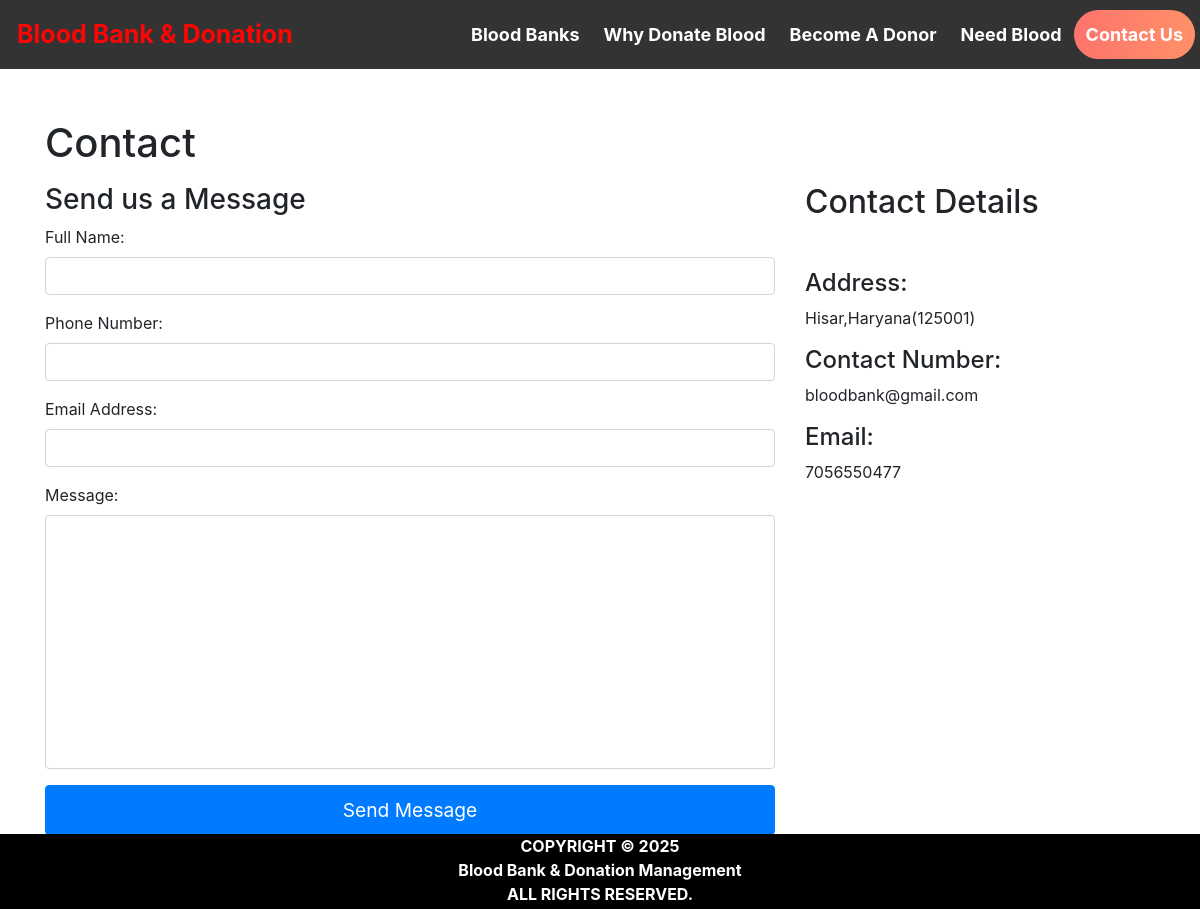
Page /contact_us.php on the committed database.
### tables this page shows
create table contact_info(
contact_id int auto_increment Not Null,
contact_address varchar(100) NOT NULL,
contact_mail varchar(50) NOT NULL,
contact_phone varchar(100) NOT NULL,
primary key(contact_id)
);

### contact_us.php (the view, shortened to what this page needs)
<!DOCTYPE html>
<html>
<head>
  <link rel="stylesheet" href="https://maxcdn.bootstrapcdn.com/bootstrap/4.5.2/css/bootstrap.min.css">
  <link rel="stylesheet" href="https://cdn.jsdelivr.net/npm/aos@2.3.4/dist/aos.css">
</head>
<body>
  <?php
    include 'head.php';
  ?>
  <div id="page-container" style="margin-top:50px; position: relative; min-height: 84vh;">
    <div class="container">
      <div id="content-wrap" style="padding-bottom:50px;">
        <h1 class="mt-4 mb-3" data-aos="fade-down">Contact</h1>
        <div class="row">
          <div class="col-lg-8 mb-4" data-aos="fade-right">
            <h3>Send us a Message</h3>
            <form name="sentMessage" method="post">
              <div class="control-group form-group" data-aos="fade-up" data-aos-delay="100">
                <div class="controls">
                  <label>Full Name:</label>
                  <input type="text" class="form-control" id="name" name="fullname" required>
                </div>
              </div>
              <div class="control-group form-group" data-aos="fade-up" data-aos-delay="150">
                <div class="controls">
                  <label>Phone Number:</label>
                  <input type="tel" class="form-control" id="phone" name="contactno" required>
                </div>
              </div>
              <div class="control-group form-group" data-aos="fade-up" data-aos-delay="200">
                <div class="controls">
                  <label>Email Address:</label>
                  <input type="email" class="form-control" id="email" name="email" required>
                </div>
              </div>
              <div class="control-group form-group" data-aos="fade-up" data-aos-delay="250">
                <div class="controls">
                  <label>Message:</label>
                  <textarea rows="10" cols="100" class="form-control" id="message" name="message" required maxlength="999" style="resize:none"></textarea>
                </div>
              </div>
              <button
                type="submit"
                name="send"
                class="btn btn-primary"
                data-aos="zoom-in"
                data-aos-delay="300"
                style="display:block; width:100%; background-color:#007bff; color:#fff; font-size:1.2em; padding:10px; margin-top:15px;"
              >
                Send Message
              </button>
            </form>
          </div>
          <div class="col-lg-4 mb-4" data-aos="fade-left">
            <h2>Contact Details</h2>
            <?php
            include 'conn.php';
            $sql = "SELECT * FROM contact_info";
            $result = mysqli_query($conn, $sql);
            if (mysqli_num_rows($result) > 0) {
                while ($row = mysqli_fetch_assoc($result)) { ?>
                  <br>
                  <p>
                    <h4>Address:</h4> <?php echo $row['contact_address']; ?>
                  </p>
                  <p>
                    <h4>Contact Number:</h4> <?php echo $row['contact_mail']; ?>
                  </p>
                  <p>
                    <h4>Email:</h4> <?php echo $row['contact_phone']; ?>
                  </p>
            <?php }
            } ?>
          </div>
        </div>
      </div>
    </div>
    <?php include('footer.php'); ?>
  </div>
</body>
</html>

### rows in the picture
contact_info: contact_address "Hisar,Haryana(125001)", contact_mail "bloodbank@gmail.com", contact_phone "7056550477"
